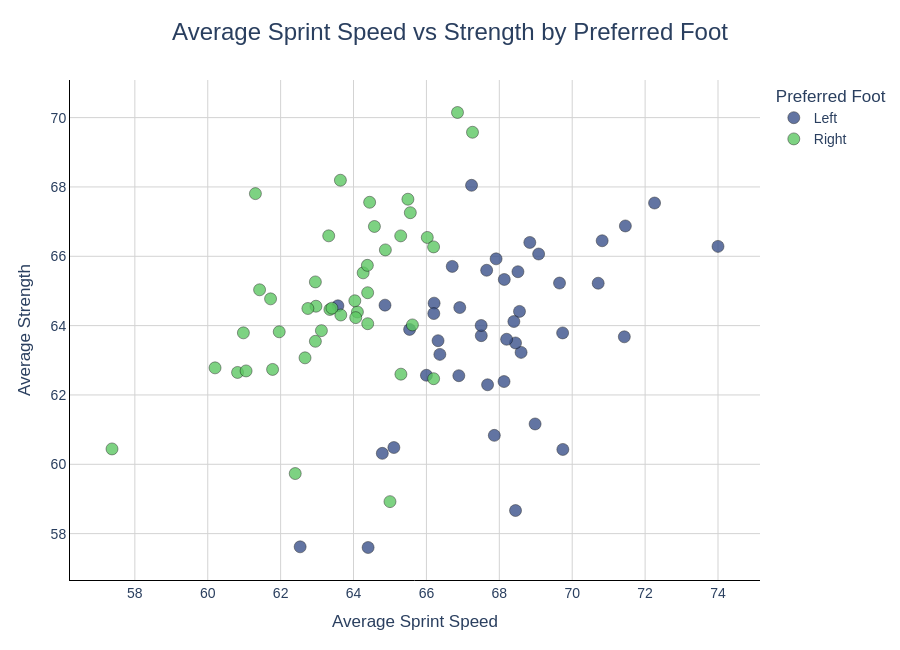

Notebook code for this chart:
### Code cell
# Page 3: Player Archetype & Physical Attribute Profiling

# 7. Sprint Speed vs. Strength Correlative Analysis
# Aggregate data (Mean Sprint Speed and Mean Strength)
agg_df = df.groupby(
    ['preferred_foot','league_name']
)[
    ['movement_sprint_speed','power_strength']
].mean().reset_index()


fig=px.scatter(
    agg_df,

    x='movement_sprint_speed',

    y="power_strength",

    color="preferred_foot",

    title='Average Sprint Speed vs Strength by Preferred Foot',

    color_discrete_sequence=["#3B528B", "#5DC863"],

    template='plotly_white',

    hover_data=[
        'league_name'
    ]

)


fig.update_traces(

    marker=dict(

        size=12,

        opacity=0.8,

        line=dict(

            color='black',

            width=0.5),

        symbol='circle'
    ),

    hovertemplate=

    "<b>%{customdata[0]}</b><br>" +

    "League: %{customdata[0]}<br>" +

    "Average Sprint Speed: %{x}<br>" +

    "Average Strength: %{y}<extra></extra>"

)


fig.update_layout(

    title=dict(

        text="Average Sprint Speed vs Strength by Preferred Foot",

        x=0.5,

        font=dict(size=24)

    ),

    xaxis_title="Average Sprint Speed",

    yaxis_title="Average Strength",

    legend_title="Preferred Foot",

    width=900,

    height=650,

    font=dict(

        family="Arial",

        size=14

    ),

    margin=dict(

        l=70,

        r=40,

        t=80,

        b=70

    )

)



fig.update_xaxes(

    showgrid=True,

    gridcolor="lightgray",

    showline=True,

    linecolor="black"

)



fig.update_yaxes(

    showgrid=True,

    gridcolor="lightgray",

    showline=True,

    linecolor="black"

)



fig.show()
# fig=px.scatter(df,
#                 x='movement_sprint_speed',
#                 y="power_strength", 
#                 color="preferred_foot",
#                 title='Sprint Speed vs Strength by Preferred Foot',
#                 color_discrete_sequence=["#3B528B", "#5DC863"],
#                 template='plotly_white',
#                 hover_data=[
#                     'short_name',
#                     'league_name',
#                     'club_name',
#                     'overall',
#                     'age'
#                 ]   
# )
# fig.update_traces(
#                  marker=dict(
#                     size=8,
#                     opacity=0.8,
#                     line=dict(
#                         color='black',
#                         width=0.5),
#                         symbol='circle'),
#                     hovertemplate=
#     "<b>%{customdata[0]}</b><br>" +
#     "Club: %{customdata[1]}<br>" +
#     "League: %{customdata[2]}<br>" +
#     "Sprint Speed: %{x}<br>" +
#     "Strength: %{y}<br>" +
#     "Overall: %{customdata[3]}<br>" +
#     "Age: %{customdata[4]}<extra></extra>"
# )
# fig.update_layout(
#     title=dict(
#         text="Sprint Speed vs Strength by Preferred Foot",
#         x=0.5,
#         font=dict(size=24)
#     ),
#     xaxis_title="Sprint Speed",
#     yaxis_title="Strength",
#     legend_title="Preferred Foot",
#     width=1000,
#     height=650,
#     font=dict(
#         family="Arial",
#         size=14
#     ),
#     margin=dict(
#         l=70,
#         r=40,
#         t=80,
#         b=70
#     )
# )

# fig.update_xaxes(
#     showgrid=True,
#     gridcolor="lightgray",
#     showline=True,
#     linecolor="black"
# )

# fig.update_yaxes(
#     showgrid=True,
#     gridcolor="lightgray",
#     showline=True,
#     linecolor="black"
# )

# fig.show()

### Figure 1 — Plotly figure (JSON) as saved in the notebook; plotly's stock layout.template omitted (floating-point values rounded to 4 significant figures)
{"data": [{"customdata": [["1. Division"], ["2. Bundesliga"], ["3. Liga"], ["A-League Men"], ["Allsvenskan"], ["Bundesliga"], ["Categoría Primera A"], ["Championship"], ["División Profesional"], ["División de Fútbol Profesional"], ["Ekstraklasa"], ["Eliteserien"], ["Eredivisie"], ["Hrvatska nogometna liga"], ["K League 1"], ["La Liga"], ["La Liga 2"], ["League One"], ["League Two"], ["Liga 1"], ["Liga I"], ["Liga Profesional de Fútbol"], ["Ligue 1"], ["Ligue 2"], ["Major League Soccer"], ["Nemzeti Bajnokság I"], ["No league"], ["Premier Division"], ["Premier League"], ["Premiership"], ["Premyer Liqa"], ["Primeira Liga"], ["Primera Division"], ["Primera División"], ["Pro League"], ["První liga"], ["Serie A"], ["Serie B"], ["Super League"], ["Superliga"], ["Série A"], ["Süper Lig"], ["Veikkausliiga"]], "hovertemplate": "<b>%{customdata[0]}</b><br>League: %{customdata[0]}<br>Average Sprint Speed: %{x}<br>Average Strength: %{y}<extra></extra>", "legendgroup": "Left", "marker": {"color": "#3B528B", "line": {"color": "black", "width": 0.5}, "opacity": 0.8, "size": 12, "symbol": "circle"}, "mode": "markers", "name": "Left", "orientation": "v", "showlegend": true, "type": "scatter", "x": [68.44, 66.71, 66.21, 67.91, 65.54, 68.84, 66.89, 68.14, 69.74, 64.79, 66.91, 66.2, 66.32, 69.74, 69.08, 69.65, 67.86, 68.55, 68.6, 68.44, 67.5, 67.5, 68.51, 65.11, 68.4, 74.0, 71.46, 62.54, 72.26, 64.86, 63.57, 68.2, 68.98, 68.13, 67.68, 67.24, 70.82, 66.0, 66.37, 67.65, 70.71, 71.43, 64.4], "xaxis": "x", "y": [58.67, 65.71, 64.65, 65.93, 63.89, 66.4, 62.56, 65.33, 60.43, 60.32, 64.52, 64.35, 63.57, 63.79, 66.07, 65.23, 60.83, 64.41, 63.23, 63.5, 63.71, 64.0, 65.55, 60.48, 64.12, 66.29, 66.88, 57.62, 67.54, 64.59, 64.57, 63.61, 61.16, 62.39, 62.29, 68.05, 66.45, 62.57, 63.17, 65.6, 65.22, 63.68, 57.6], "yaxis": "y"}, {"customdata": [["1. Division"], ["2. Bundesliga"], ["3. Liga"], ["A-League Men"], ["Allsvenskan"], ["Bundesliga"], ["Categoría Primera A"], ["Championship"], ["División Profesional"], ["División de Fútbol Profesional"], ["Ekstraklasa"], ["Eliteserien"], ["Eredivisie"], ["Hrvatska nogometna liga"], ["K League 1"], ["La Liga"], ["La Liga 2"], ["League One"], ["League Two"], ["Liga 1"], ["Liga I"], ["Liga Profesional de Fútbol"], ["Ligue 1"], ["Ligue 2"], ["Major League Soccer"], ["Nemzeti Bajnokság I"], ["No league"], ["Premier Division"], ["Premier League"], ["Premiership"], ["Premyer Liqa"], ["Primeira Liga"], ["Primera Division"], ["Primera División"], ["Pro League"], ["První liga"], ["Serie A"], ["Serie B"], ["Super League"], ["Superliga"], ["Série A"], ["Süper Lig"], ["Veikkausliiga"]], "hovertemplate": "<b>%{customdata[0]}</b><br>League: %{customdata[0]}<br>Average Sprint Speed: %{x}<br>Average Strength: %{y}<extra></extra>", "legendgroup": "Right", "marker": {"color": "#5DC863", "line": {"color": "black", "width": 0.5}, "opacity": 0.8, "size": 12, "symbol": "circle"}, "mode": "markers", "name": "Right", "orientation": "v", "showlegend": true, "type": "scatter", "x": [65.3, 63.32, 61.42, 62.95, 64.39, 64.57, 66.2, 66.02, 60.98, 62.4, 64.11, 63.35, 63.12, 64.44, 61.72, 65.56, 62.67, 64.26, 64.06, 60.2, 62.95, 64.87, 66.2, 61.96, 64.04, 61.31, 65.49, 57.37, 67.26, 65.62, 64.39, 63.65, 62.97, 60.82, 62.75, 66.85, 65.29, 61.78, 61.05, 63.41, 63.64, 64.38, 65.0], "xaxis": "x", "y": [62.6, 66.59, 65.03, 65.26, 64.95, 66.86, 62.47, 66.54, 63.79, 59.73, 64.39, 64.47, 63.86, 67.56, 64.77, 67.26, 63.07, 65.52, 64.23, 62.78, 63.55, 66.18, 66.27, 63.82, 64.72, 67.81, 67.65, 60.44, 69.58, 64.02, 64.06, 64.31, 64.56, 62.65, 64.49, 70.15, 66.59, 62.74, 62.69, 64.5, 68.19, 65.74, 58.92], "yaxis": "y"}], "layout": {"font": {"family": "Arial", "size": 14}, "height": 650, "legend": {"title": {"text": "Preferred Foot"}, "tracegroupgap": 0}, "margin": {"b": 70, "l": 70, "r": 40, "t": 80}, "title": {"font": {"size": 24}, "text": "Average Sprint Speed vs Strength by Preferred Foot", "x": 0.5}, "width": 900, "xaxis": {"anchor": "y", "domain": [0, 1], "gridcolor": "lightgray", "linecolor": "black", "showgrid": true, "showline": true, "title": {"text": "Average Sprint Speed"}}, "yaxis": {"anchor": "x", "domain": [0, 1], "gridcolor": "lightgray", "linecolor": "black", "showgrid": true, "showline": true, "title": {"text": "Average Strength"}}}}
